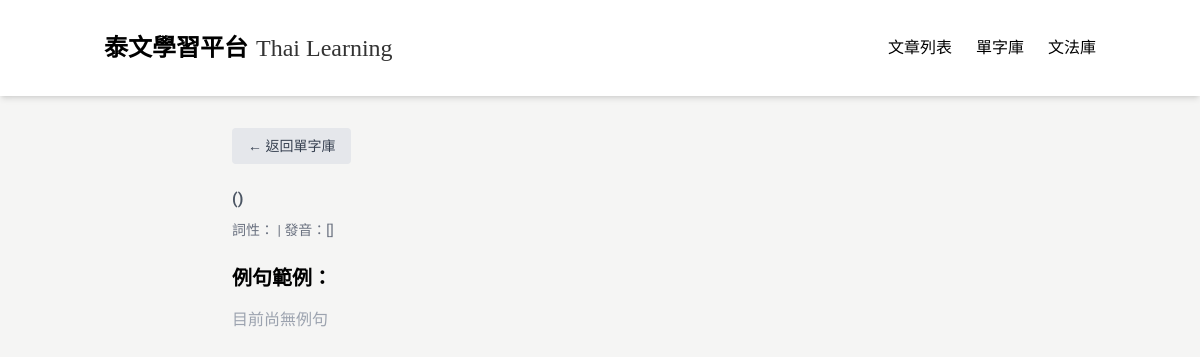
Page /word/488 on the earlier database version.
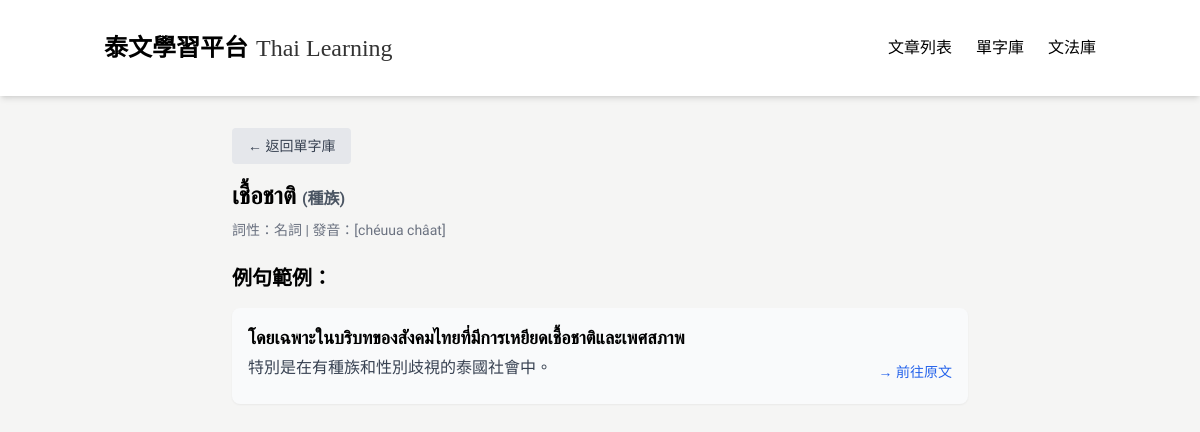
Same page on the later database version.
### tables this page shows
CREATE TABLE Word (
            id INTEGER PRIMARY KEY AUTOINCREMENT,
            thai TEXT,
            chinese TEXT,
            type TEXT,
            pronunciation TEXT,
            articleId INTEGER,
            createdAt TEXT,
            updatedAt TEXT
        );

CREATE TABLE WordExample (
    id INTEGER PRIMARY KEY AUTOINCREMENT,
    thai TEXT NOT NULL,
    chinese TEXT NOT NULL,
    wordId INTEGER NOT NULL,
    createdAt TEXT NOT NULL,
    updatedAt TEXT NOT NULL, articleId INTEGER REFERENCES Article(id),
    FOREIGN KEY (wordId) REFERENCES Word(id)
);

### app_sqlite.py (the view)
@app.route('/word/<int:word_id>')
def word_detail(word_id):
    conn = get_db_connection()
    word = conn.execute('SELECT * FROM Word WHERE id = ?', (word_id,)).fetchone()
    articles = conn.execute("""
        SELECT Article.*
        FROM Article
        JOIN WordArticle ON Article.id = WordArticle.articleId
        WHERE WordArticle.wordId = ? AND Article.status = 'published'
        ORDER BY Article.createdAt DESC
    """, (word_id,)).fetchall()
    examples = conn.execute("""
        SELECT * FROM WordExample
        WHERE wordId = ?
        ORDER BY createdAt DESC
    """, (word_id,)).fetchall()
    conn.close()
    return render_template('word_detail.html', word=word, articles=articles, examples=examples)

### app_sqlite.py (called while the page is built)
def get_db_connection():
    base_path = os.path.dirname(os.path.abspath(__file__))
    db_path = os.path.join(base_path, 'data.db')
    conn = sqlite3.connect(db_path)  # SQLite 檔名
    conn.row_factory = sqlite3.Row     # 讓取出的資料像字典一樣操作
    return conn

### templates/word_detail.html (shortened to what this page needs)
<!DOCTYPE html>
<html lang="zh-TW">
<head>
  <script src="https://cdn.tailwindcss.com"></script>
</head>
<body>
  <nav class="bg-white shadow-md sticky top-0 z-50">
    <div class="container mx-auto px-4 py-4">
      <div class="flex justify-between items-center py-4">
        <div class="flex items-center space-x-2">
          <a href="/" class="flex items-end space-x-2">
            <span class="nav-title text-2xl font-bold text-black">泰文學習平台</span>
            <span class="nav-subtitle text-2xl text-black/80 self-end">Thai Learning</span>
          </a>
        </div>
        <div class="hidden md:flex space-x-6">
          <a href="/" class="tab-btn active-tab text-black hover:text-gray-700" data-tab="articles">文章列表</a>
          <a href="/vocabulary" class="text-black hover:text-gray-700">單字庫</a>
          <a href="/grammar" class="text-black hover:text-gray-700">文法庫</a>
        </div>
      </div>
    </div>
  </nav>
<div class="max-w-3xl mx-auto px-4 py-8">
  <div class="mb-4">
    <a href="/vocabulary" class="inline-block px-4 py-2 bg-gray-200 text-gray-700 rounded hover:bg-gray-300 text-sm">
      ← 返回單字庫
    </a>
  </div>
  <h1 class="text-2xl font-bold mb-2">{{ word.thai }} <span class="text-base text-gray-600">({{ word.chinese }})</span></h1>
  <p class="text-sm text-gray-500 mb-6">詞性：{{ word.type }} | 發音：[{{ word.pronunciation }}]</p>
  <h2 class="text-xl font-semibold mb-4">例句範例：</h2>
  <ul class="space-y-4">
    {% for example in examples %}
    <li class="bg-gray-50 p-4 rounded-lg shadow-sm">
      <p class="thai-text text-lg font-semibold mb-1">{{ example.thai }}</p>
      <div class="flex justify-between items-center">
        <p class="text-gray-700 mb-2">{{ example.chinese }}</p>
        {% if example.articleId %}
          <a href="/article/{{ example.articleId }}" class="text-sm text-blue-600 hover:underline ml-4 whitespace-nowrap">→ 前往原文</a>
        {% else %}
          <span class="text-sm text-gray-400 ml-4 whitespace-nowrap">無原文連結</span>
        {% endif %}
      </div>
    </li>
    {% else %}
    <li class="text-gray-400">目前尚無例句</li>
    {% endfor %}
  </ul>
</div>
</body>
</html>

### templates/word_detail.html (style rules this page uses)
:root { --main-color: #FCD34D; --main-color-hover: #FBBF24; --main-color-light: #FFFDEA; --main-color-light-hover: #FEF3C7; --main-color-bg: #ffffff; --main-color-dark: #1F2937; --main-color-darker: #111827; }
body { font-family: 'Noto Sans TC', 'Sarabun', sans-serif; background-color: #F5F5F4; }
.thai-text { font-family: 'Sarabun', sans-serif; }
.nav-title { font-family: 'Jin Xuan', '金萱體', 'Noto Sans TC', sans-serif; font-weight: bold; }
.nav-subtitle { font-family: 'Times New Roman', serif; font-size: 1.5rem; line-height: 2rem; }

Differences in the rows shown:
added Word: thai "เชื้อชาติ", chinese "種族", type "名詞", pronunciation "chéuua châat"
added WordExample: thai "โดยเฉพาะในบริบทของสังคมไทยที่มีการเหยียดเชื้อชาติและเพศสภาพ", chinese "特別是在有種族和性別歧視的泰國社會中。"
Other differences:
text no longer shown: "目前尚無例句"
